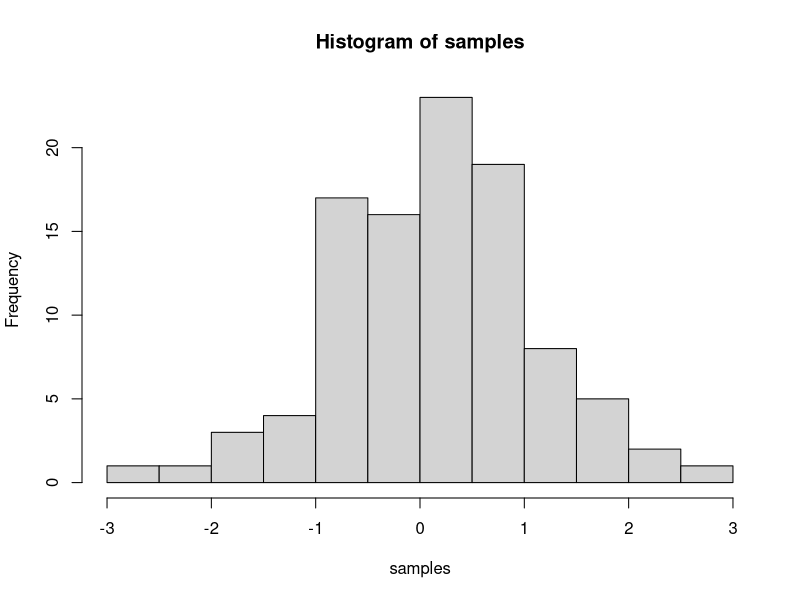

Generate this figure with R:
## ---- chunk 1
knitr::opts_chunk$set(message=FALSE,warning=FALSE, cache=TRUE)
## ---- chunk 2
a<- (3+4+5+6)
b<- (3-4-5-6)
c<- (3*4*5*6)
d<- (3/4/5/6)
## ---- chunk 3
a<- (3+4+5+6)
b<- (3-4-5-6)
c<- (a+b)
d<- (a-b)
## ---- chunk 4
for(p in 1:100)
  print(p)

seq(1:100)
## ---- chunk 5
{
  a<- seq(1:100)
sum(a)}


{myNum<-0
counter<-0
while(myNum <= 5050){
  myNum<-myNum+1
  counter<-counter+1
}
myNum}

## ---- chunk 6
mySum<- function (x) {
  totalSum<-0
  for (i in x){
    totalSum<-totalSum+i
  }
  return(totalSum)
}
test<-c(1:100)
mySum(test)

k<- mySum(test)
## ---- chunk 7
samples <- rnorm(100, mean=0, sd=1)
hist(samples)
## ---- chunk 8
1+2
2*5
5/3
(1+6+4)/5

## ---- chunk 9
a<-1
b<-2
a+b

d<-c(1,2,3)
e<-c(5,6,7)
d+e
d*e
d/e

## ---- chunk 10
# for loop solution
# i becomes the number 1 to 100 at each step of the loop


a <- length(100) # make empty variable, set length to 100
for (i in 1:100){
  a[i] <-i #assigns the number in i, to the ith index of a
}

print(a)

# for loop solution #2

a<-c() #create empty variable using combine command
for (i in 1:100){
  a<-c(a,i) # keeps combining a with itself and the new number in i
}
print(a)

# seq solution
a <- seq(1,100,1) # look up help for seq using ?seq() in console
print(a)
